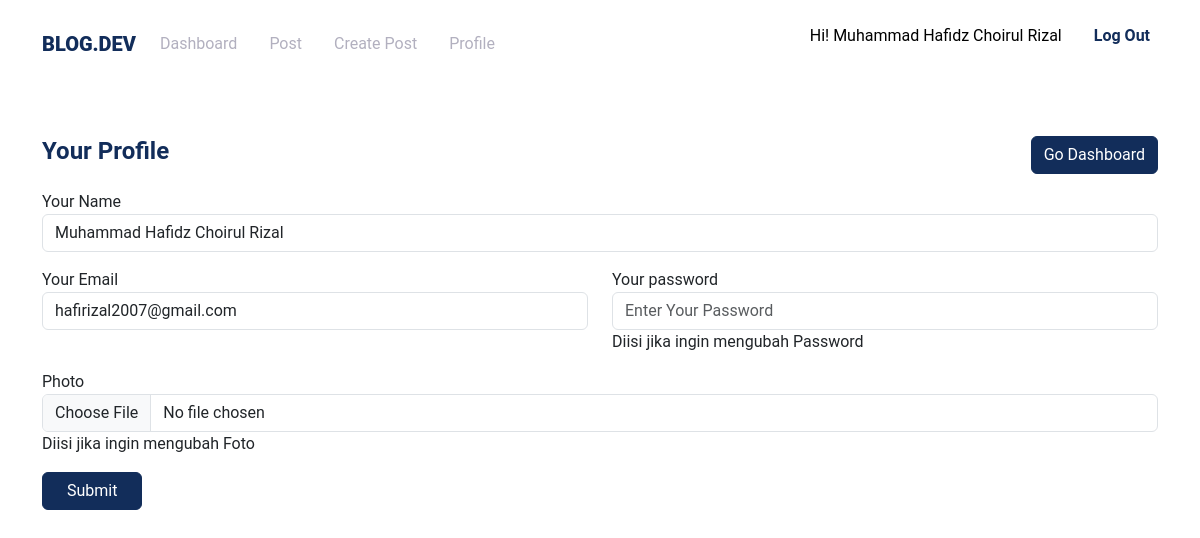
Screenshot of /blogger/profile.php (signed in) with the database file from the repository.
### tables this page shows
CREATE TABLE `users` (
  `id` int(11) NOT NULL,
  `Name` varchar(50) NOT NULL,
  `email` varchar(50) NOT NULL,
  `password` varchar(50) NOT NULL,
  `photo` text NOT NULL
);

### blogger/profile.php (the view)
<?php
$title = 'Profile';
 include('components/header.php') ?>
<section class= "py-5">
    <div class="container">
        <div class="d-flex align-items-center justify-content-between mb-3">
            <h4 class="text-primary fw-bold">Your Profile</h4>
            <a href="." class="btn btn-primary">Go Dashboard</a>
        </div>
        <form action="php/profile.php" method="post" enctype = "multipart/form-data">
            <div class="row">
                <div class="col-12">
                    <div class="mb-3">
                        <label for="name">Your Name</label>
                        <input type="text" name="name" id="name"  class="form-control" value ="<?= $user_logged['Name']?>" placeholder="Enter Your Name" required>
                    </div>
                </div>
                <div class="col-md-6">
                    <div class="mb-3">
                        <label for="email">Your Email</label>
                        <input type="email"name="email" id="email"  class="form-control" value ="<?= $user_logged['email']?>" placeholder="Enter Your Email "required >
                    </div>
                </div>
                <div class="col-md-6">
                    <div class="mb-3">
                        <label for="password">Your password</label>
                        <input type="password"name="password" id="password"  class="form-control" placeholder="Enter Your Password" >
                        <span class="for-text">Diisi jika ingin mengubah Password</span>
                    </div>
                </div>
                <div class="col-12">
                    <div class="mb-3">
                        <label for="photo">Photo</label>
                        <input type="file" name="photo" id="photo" class="form-control">
                        <span class="for-text">Diisi jika ingin mengubah Foto</span>
                    </div>
                </div>
            </div>
            <button type= "submit"class="btn btn-primary px-4" name="action">Submit</button>
        </form>
    </div>
</section>

### blogger/components/header.php (shortened to what this page needs)
<?php
    include('../config/connect.php');
$user_logged = mysqli_fetch_array(mysqli_query($connect, "SELECT * FROM users WHERE id='$_SESSION[user_id]'"));
?>
<!DOCTYPE html>
<html lang="en">
<head>
    <link rel="stylesheet" href="../assets/vendors/bootstrap/css/bootstrap.min.css">
    <link rel="stylesheet" href="../assets/css/style.css">
</head>
<body>
    <nav class="navbar navbar-expand-lg bg-wite py-3">
        <div class="container">
            <a href="" class="navbar-brand text-uppercase">Blog.Dev</a>
            <div class="collapse navbar-collapse" id="navMenu">
                <ul class="navbar-nav gap-3 me-auto">
                    <li class="nav-item"><a href="." class="nav-link  <?= ($title == 'Dashboard') ? 'active' : '' ?>">Dashboard</a></li>
                    <li class="nav-item"><a href="post.php" class="nav-link  <?= ($title == 'Post' || $title == 'Edit Post') ? 'active' : '' ?>">Post</a></li>
                    <li class="nav-item"><a href="create-post.php" class="nav-link  <?= ($title == 'Add Post') ? 'active' : '' ?>">Create Post</a></li>
                    <li class="nav-item"><a href="profile.php" class="nav-link"  <?= ($title == 'Profile') ? 'active' : '' ?>>Profile</a></li>
                </ul>
                <ul class="navbar-nav gap-3 ">
                    <li>
                        <p class="nav-link active">Hi! <?= $user_logged['Name']?></p>
                    </li>
                    <li class="nav-item"><a href="php/logout.php" class="nav-link active">Log Out</a></li>
            </div>
        </div>
    </nav>

### assets/css/style.css (style rules this page uses)
:root { --primary-color: #122D5A; --secondary-color: #B2B0BF; --third-color : #2F4570; --font-size-1 : 52px; --font-size-2 : 42px; --font-size-3 : 22px; }
* { margin: 0; padding: 0; box-sizing: border-box; font-family: 'Roboto', sans-serif; }
a { text-decoration: none; }
.btn-primary { background-color: var(--primary-color); border-color: var(--primary-color); }
.text-primary { color: var(--primary-color) !important; }
.navbar .navbar-brand { font-weight: 900; color: var(--primary-color); }
.navbar .navbar-nav .nav-item .nav-link { color: var(--secondary-color); }
.navbar .navbar-nav .nav-item .nav-link.active { font-weight: 700; color: var(--primary-color); }

### rows the page displays
users: Name "Muhammad Hafidz Choirul Rizal", name "Muhammad Hafidz Choirul Rizal", email "hafirizal2007@gmail.com"
